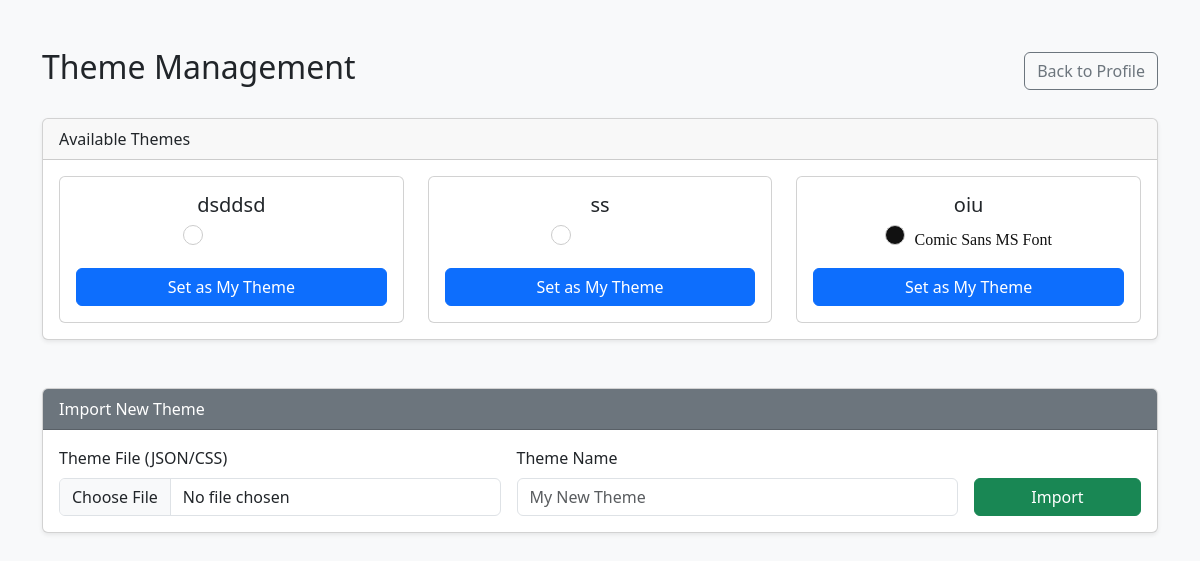
Page /theme (signed in) on the committed database.
### tables this page shows
CREATE TABLE themes (
        id INTEGER PRIMARY KEY AUTOINCREMENT,
        name TEXT UNIQUE,
        owner TEXT,
        color TEXT,
        font TEXT,
        data BLOB,
        FOREIGN KEY(owner) REFERENCES users(username)
    );

### app.py (the view, shortened to what this page needs)
@app.route("/theme", methods=["GET", "POST"])
def theme():
    username = session.get("username")
    if not username:
        flash("Please login.")
        return redirect(url_for("index"))
    themes = list_themes_for_user_or_public(username)
    return render_template("theme.html", themes=themes)

### db.py (called while the page is built)
def get_db():
    conn = sqlite3.connect(DBNAME)
    conn.row_factory = sqlite3.Row
    return conn

def list_themes_for_user_or_public(owner):
    db = get_db()
    cursor = db.cursor()
    cursor.execute("SELECT * FROM themes WHERE owner=? OR owner IS NULL", (owner,))
    themes = cursor.fetchall()
    db.close()
    return themes

### templates/theme.html (shortened to what this page needs)
<!DOCTYPE html>
<html lang="en">
<head>
    <link href="https://cdn.jsdelivr.net/npm/bootstrap@5.3.0/dist/css/bootstrap.min.css" rel="stylesheet">
</head>
<body class="bg-light">
    <div class="container py-5">
        <div class="d-flex justify-content-between align-items-center mb-4">
            <h2>Theme Management</h2>
            <a href="javascript:history.back()" class="btn btn-outline-secondary">Back to Profile</a>
        </div>
        <div class="card mb-5 shadow-sm">
            <div class="card-header">Available Themes</div>
            <div class="card-body">
                <div class="row row-cols-1 row-cols-md-3 g-4">
                    {% for t in themes %}
                    <div class="col">
                        <div class="card h-100">
                            <div class="card-body text-center">
                                <h5 class="card-title">{{ t.name }}</h5>
                                <p class="card-text">
                                    <span class="color-preview" style="background-color:{{ t.color }};"></span>
                                    <span style="color:{{ t.color }}; font-family: {{ t.font }};">
                                        {{ t.font }} Font
                                    </span>
                                </p>
                                <form method="post" action="{{ url_for('choose_theme') }}">
                                    <button type="submit" class="btn btn-primary w-100">Set as My Theme</button>
                                </form>
                            </div>
                        </div>
                    </div>
                    {% endfor %}
                </div>
            </div>
        </div>
        <div class="card shadow-sm">
            <div class="card-header bg-secondary text-white">Import New Theme</div>
            <div class="card-body">
                <form method="post" enctype="multipart/form-data" class="row g-3 align-items-end">
                    <div class="col-md-5">
                        <label class="form-label">Theme File (JSON/CSS)</label>
                        <input type="file" name="file" class="form-control" required>
                    </div>
                    <div class="col-md-5">
                        <label class="form-label">Theme Name</label>
                        <input name="theme_name" class="form-control" placeholder="My New Theme" required>
                    </div>
                    <div class="col-md-2">
                        <button type="submit" class="btn btn-success w-100">Import</button>
                    </div>
                </form>
            </div>
        </div>
    </div>
</body>
</html>

### templates/theme.html (style rules this page uses)
.color-preview { display: inline-block; width: 20px; height: 20px; border-radius: 50%; margin-right: 5px; border: 1px solid #ccc; }

### rows in the picture
themes: name "dsddsd"
themes: name "ss"
themes: name "oiu", font "Comic Sans MS"
